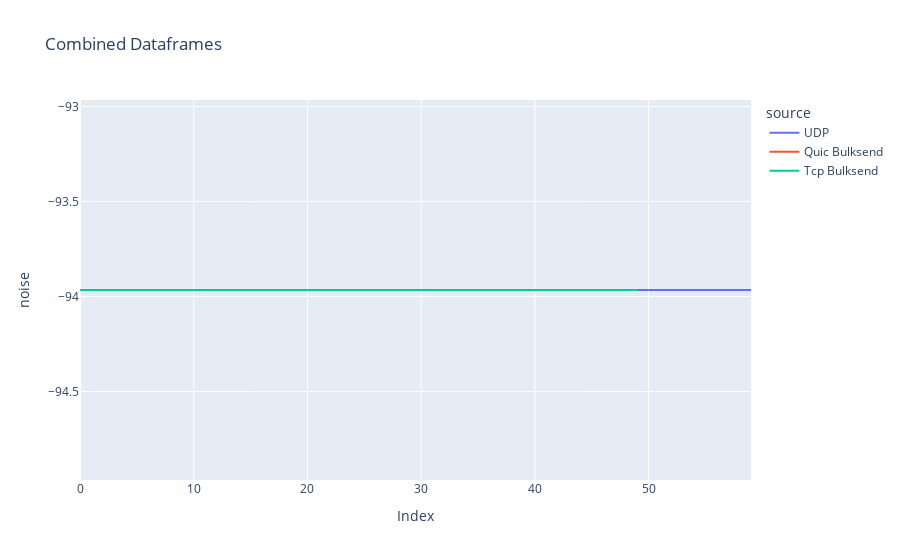

This figure's notebook cell:
### Markdown cell above
## Noise

### Code cell
udpClientCsv = f'../data/baseline_jan19/baseline-udp/2024-01-19_10:14:23/udp-flow0-client.csv'
udpClientDf_1 = pd.read_csv(udpClientCsv)
udpClientDf_1['signal'] = pd.to_numeric(udpClientDf_1['noise'], errors='coerce')

tcpClientCsv = f'../data/baseline_jan19/baseline-tcp-bulksend/2024-01-19_09:48:02/tcp-flow0-client.csv'
tcpClientDf_1 = pd.read_csv(tcpClientCsv)
tcpClientDf_1['noise'] = pd.to_numeric(tcpClientDf_1['noise'], errors='coerce')
tcpClientDf_1['noise'] = tcpClientDf_1['noise'][0:50]

quicClientCsv = f'../data/baseline_jan19/baseline-quic-bulksend/2024-01-19_09:48:24/quic-flow0-client.csv'
quicClientDf_1 = pd.read_csv(quicClientCsv)
quicClientCsv = f'../data/baseline_jan19/baseline-quic-bulksend/2024-01-19_12:57:02/quic-flow0-client.csv'
quicClientDf_2 = pd.read_csv(quicClientCsv)
quicClientDf_1['noise'] = quicClientDf_1['noise'][0:50]
quicClientDf_2['noise'] = quicClientDf_2['noise'][0:50]

quicAvgDf = (quicClientDf_1['noise'] + quicClientDf_2['noise'])/2
quicAvgDf = pd.DataFrame((quicAvgDf))

udpClientDf_1['source'] = 'UDP'
quicAvgDf['source'] = 'Quic Bulksend'
tcpClientDf_1['source'] = 'Tcp Bulksend'

# Concatenate the dataframes
comNoi = pd.concat([udpClientDf_1, quicAvgDf, tcpClientDf_1])
# comNoi = pd.concat([quicAvgDf, tcpClientDf_1])

comNoi['noise'] = pd.to_numeric(comNoi['noise'], errors='coerce')

# Plotting the combined data
figNoi = px.line(comNoi, x=comNoi.index, y='noise', color='source',
                labels={'index': 'Index', 'noise': 'noise'}, title='Combined Dataframes')

# Show the legend
figNoi.update_layout(showlegend=True)

figNoi.show()

### Figure 1 — Plotly figure (JSON) as saved in the notebook; plotly's stock layout.template omitted (floating-point values rounded to 4 significant figures)
{"data": [{"hovertemplate": "source=UDP<br>Index=%{x}<br>noise=%{y}<extra></extra>", "legendgroup": "UDP", "line": {"color": "#636efa", "dash": "solid"}, "marker": {"symbol": "circle"}, "mode": "lines", "name": "UDP", "orientation": "v", "showlegend": true, "x": [0, 1, 2, 3, 4, 5, 6, 7, 8, 9, 10, 11, 12, 13, 14, 15, 16, 17, 18, 19, 20, 21, 22, 23, 24, 25, 26, 27, 28, 29, 30, 31, 32, 33, 34, 35, 36, 37, 38, 39, 40, 41, 42, 43, 44, 45, 46, 47, 48, 49, 50, 51, 52, 53, 54, 55, 56, 57, 58, 59], "xaxis": "x", "y": [-93.97, -93.97, -93.97, -93.97, -93.97, -93.97, -93.97, -93.97, -93.97, -93.97, -93.97, -93.97, -93.97, -93.97, -93.97, -93.97, -93.97, -93.97, -93.97, -93.97, -93.97, -93.97, -93.97, -93.97, -93.97, -93.97, -93.97, -93.97, -93.97, -93.97, -93.97, -93.97, -93.97, -93.97, -93.97, -93.97, -93.97, -93.97, -93.97, -93.97, -93.97, -93.97, -93.97, -93.97, -93.97, -93.97, -93.97, -93.97, -93.97, -93.97, -93.97, -93.97, -93.97, -93.97, -93.97, -93.97, -93.97, -93.97, -93.97, -93.97], "yaxis": "y", "type": "scatter"}, {"hovertemplate": "source=Quic Bulksend<br>Index=%{x}<br>noise=%{y}<extra></extra>", "legendgroup": "Quic Bulksend", "line": {"color": "#EF553B", "dash": "solid"}, "marker": {"symbol": "circle"}, "mode": "lines", "name": "Quic Bulksend", "orientation": "v", "showlegend": true, "x": [0, 1, 2, 3, 4, 5, 6, 7, 8, 9, 10, 11, 12, 13, 14, 15, 16, 17, 18, 19, 20, 21, 22, 23, 24, 25, 26, 27, 28, 29, 30, 31, 32, 33, 34, 35, 36, 37, 38, 39, 40, 41, 42, 43, 44, 45, 46, 47, 48, 49, 50, 51], "xaxis": "x", "y": [-93.97, -93.97, -93.97, -93.97, -93.97, -93.97, -93.97, -93.97, -93.97, -93.97, -93.97, -93.97, -93.97, -93.97, -93.97, -93.97, -93.97, -93.97, -93.97, -93.97, -93.97, -93.97, -93.97, -93.97, -93.97, -93.97, -93.97, -93.97, -93.97, -93.97, -93.97, -93.97, -93.97, -93.97, -93.97, -93.97, -93.97, -93.97, -93.97, -93.97, -93.97, -93.97, -93.97, -93.97, -93.97, -93.97, -93.97, -93.97, -93.97, -93.97, null, null], "yaxis": "y", "type": "scatter"}, {"hovertemplate": "source=Tcp Bulksend<br>Index=%{x}<br>noise=%{y}<extra></extra>", "legendgroup": "Tcp Bulksend", "line": {"color": "#00cc96", "dash": "solid"}, "marker": {"symbol": "circle"}, "mode": "lines", "name": "Tcp Bulksend", "orientation": "v", "showlegend": true, "x": [0, 1, 2, 3, 4, 5, 6, 7, 8, 9, 10, 11, 12, 13, 14, 15, 16, 17, 18, 19, 20, 21, 22, 23, 24, 25, 26, 27, 28, 29, 30, 31, 32, 33, 34, 35, 36, 37, 38, 39, 40, 41, 42, 43, 44, 45, 46, 47, 48, 49, 50, 51], "xaxis": "x", "y": [-93.97, -93.97, -93.97, -93.97, -93.97, -93.97, -93.97, -93.97, -93.97, -93.97, -93.97, -93.97, -93.97, -93.97, -93.97, -93.97, -93.97, -93.97, -93.97, -93.97, -93.97, -93.97, -93.97, -93.97, -93.97, -93.97, -93.97, -93.97, -93.97, -93.97, -93.97, -93.97, -93.97, -93.97, -93.97, -93.97, -93.97, -93.97, -93.97, -93.97, -93.97, -93.97, -93.97, -93.97, -93.97, -93.97, -93.97, -93.97, -93.97, -93.97, null, null], "yaxis": "y", "type": "scatter"}], "layout": {"xaxis": {"anchor": "y", "domain": [0.0, 1.0], "title": {"text": "Index"}}, "yaxis": {"anchor": "x", "domain": [0.0, 1.0], "title": {"text": "noise"}}, "legend": {"title": {"text": "source"}, "tracegroupgap": 0}, "title": {"text": "Combined Dataframes"}, "showlegend": true}}
